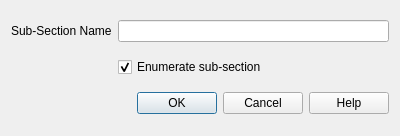
<?xml version="1.0" encoding="UTF-8"?>
<ui version="4.0">
 <class>Dialog_SubSection</class>
 <widget class="QDialog" name="Dialog_SubSection">
  <property name="geometry">
   <rect>
    <x>0</x>
    <y>0</y>
    <width>400</width>
    <height>136</height>
   </rect>
  </property>
  <property name="minimumSize">
   <size>
    <width>400</width>
    <height>136</height>
   </size>
  </property>
  <property name="maximumSize">
   <size>
    <width>400</width>
    <height>136</height>
   </size>
  </property>
  <property name="windowTitle">
   <string>LaTeX Office Writer</string>
  </property>
  <layout class="QGridLayout" name="gridLayout">
   <item row="3" column="0" colspan="2">
    <widget class="QDialogButtonBox" name="buttonBox">
     <property name="orientation">
      <enum>Qt::Horizontal</enum>
     </property>
     <property name="standardButtons">
      <set>QDialogButtonBox::Cancel|QDialogButtonBox::Help|QDialogButtonBox::Ok</set>
     </property>
    </widget>
   </item>
   <item row="0" column="1">
    <widget class="QLineEdit" name="lineEditChapter">
     <property name="maxLength">
      <number>140</number>
     </property>
    </widget>
   </item>
   <item row="0" column="0">
    <widget class="QLabel" name="labelChapter">
     <property name="text">
      <string>Sub-Section Name</string>
     </property>
    </widget>
   </item>
   <item row="1" column="1">
    <widget class="QCheckBox" name="checkBoxEnumerate">
     <property name="text">
      <string>Enumerate sub-section</string>
     </property>
     <property name="checked">
      <bool>true</bool>
     </property>
    </widget>
   </item>
  </layout>
 </widget>
 <resources/>
 <connections>
  <connection>
   <sender>buttonBox</sender>
   <signal>accepted()</signal>
   <receiver>Dialog_SubSection</receiver>
   <slot>accept()</slot>
   <hints>
    <hint type="sourcelabel">
     <x>199</x>
     <y>108</y>
    </hint>
    <hint type="destinationlabel">
     <x>199</x>
     <y>67</y>
    </hint>
   </hints>
  </connection>
  <connection>
   <sender>buttonBox</sender>
   <signal>rejected()</signal>
   <receiver>Dialog_SubSection</receiver>
   <slot>reject()</slot>
   <hints>
    <hint type="sourcelabel">
     <x>199</x>
     <y>108</y>
    </hint>
    <hint type="destinationlabel">
     <x>199</x>
     <y>67</y>
    </hint>
   </hints>
  </connection>
 </connections>
</ui>
